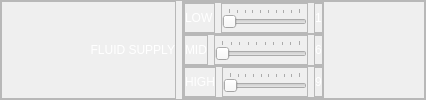
           <widget class="QFrame" name="frame_4">
            <property name="frameShape">
             <enum>QFrame::StyledPanel</enum>
            </property>
            <property name="frameShadow">
             <enum>QFrame::Raised</enum>
            </property>
            <layout class="QHBoxLayout" name="horizontalLayout_33">
             <property name="spacing">
              <number>6</number>
             </property>
             <property name="leftMargin">
              <number>0</number>
             </property>
             <property name="topMargin">
              <number>0</number>
             </property>
             <property name="rightMargin">
              <number>0</number>
             </property>
             <property name="bottomMargin">
              <number>0</number>
             </property>
             <item>
              <widget class="QFrame" name="frame_39">
               <property name="minimumSize">
                <size>
                 <width>175</width>
                 <height>0</height>
                </size>
               </property>
               <property name="frameShape">
                <enum>QFrame::StyledPanel</enum>
               </property>
               <property name="frameShadow">
                <enum>QFrame::Raised</enum>
               </property>
               <layout class="QHBoxLayout" name="horizontalLayout_34">
                <property name="spacing">
                 <number>0</number>
                </property>
                <property name="leftMargin">
                 <number>0</number>
                </property>
                <property name="topMargin">
                 <number>0</number>
                </property>
                <property name="rightMargin">
                 <number>0</number>
                </property>
                <property name="bottomMargin">
                 <number>0</number>
                </property>
                <item>
                 <widget class="QLabel" name="label_17">
                  <property name="styleSheet">
                   <string notr="true">color: white;
font: 25 12pt &quot;Segoe UI&quot;;</string>
                  </property>
                  <property name="text">
                   <string>FLUID SUPPLY</string>
                  </property>
                  <property name="alignment">
                   <set>Qt::AlignRight|Qt::AlignTrailing|Qt::AlignVCenter</set>
                  </property>
                 </widget>
                </item>
               </layout>
              </widget>
             </item>
             <item>
              <widget class="QFrame" name="frame_40">
               <property name="sizePolicy">
                <sizepolicy hsizetype="Expanding" vsizetype="Preferred">
                 <horstretch>0</horstretch>
                 <verstretch>0</verstretch>
                </sizepolicy>
               </property>
               <property name="frameShape">
                <enum>QFrame::StyledPanel</enum>
               </property>
               <property name="frameShadow">
                <enum>QFrame::Raised</enum>
               </property>
               <layout class="QVBoxLayout" name="verticalLayout_7">
                <property name="spacing">
                 <number>0</number>
                </property>
                <property name="leftMargin">
                 <number>0</number>
                </property>
                <property name="topMargin">
                 <number>0</number>
                </property>
                <property name="rightMargin">
                 <number>100</number>
                </property>
                <property name="bottomMargin">
                 <number>0</number>
                </property>
                <item>
                 <widget class="QFrame" name="frame_41">
                  <property name="frameShape">
                   <enum>QFrame::StyledPanel</enum>
                  </property>
                  <property name="frameShadow">
                   <enum>QFrame::Raised</enum>
                  </property>
                  <layout class="QHBoxLayout" name="horizontalLayout_35">
                   <property name="leftMargin">
                    <number>0</number>
                   </property>
                   <property name="topMargin">
                    <number>0</number>
                   </property>
                   <property name="rightMargin">
                    <number>0</number>
                   </property>
                   <property name="bottomMargin">
                    <number>0</number>
                   </property>
                   <item>
                    <widget class="QFrame" name="frame_43">
                     <property name="frameShape">
                      <enum>QFrame::StyledPanel</enum>
                     </property>
                     <property name="frameShadow">
                      <enum>QFrame::Raised</enum>
                     </property>
                     <layout class="QHBoxLayout" name="horizontalLayout_37">
                      <property name="leftMargin">
                       <number>0</number>
                      </property>
                      <property name="topMargin">
                       <number>0</number>
                      </property>
                      <property name="rightMargin">
                       <number>0</number>
                      </property>
                      <property name="bottomMargin">
                       <number>0</number>
                      </property>
                      <item>
                       <widget class="QLabel" name="label_18">
                        <property name="styleSheet">
                         <string notr="true">color: white;
font: 25 10pt &quot;Segoe UI&quot;;</string>
                        </property>
                        <property name="text">
                         <string>LOW</string>
                        </property>
                       </widget>
                      </item>
                     </layout>
                    </widget>
                   </item>
                   <item>
                    <widget class="QFrame" name="frame_44">
                     <property name="frameShape">
                      <enum>QFrame::StyledPanel</enum>
                     </property>
                     <property name="frameShadow">
                      <enum>QFrame::Raised</enum>
                     </property>
                     <layout class="QHBoxLayout" name="horizontalLayout_39">
                      <property name="leftMargin">
                       <number>0</number>
                      </property>
                      <property name="topMargin">
                       <number>0</number>
                      </property>
                      <property name="rightMargin">
                       <number>0</number>
                      </property>
                      <property name="bottomMargin">
                       <number>0</number>
                      </property>
                      <item>
                       <widget class="QSlider" name="horizontalSlider_7">
                        <property name="minimum">
                         <number>1</number>
                        </property>
                        <property name="maximum">
                         <number>10</number>
                        </property>
                        <property name="orientation">
                         <enum>Qt::Horizontal</enum>
                        </property>
                        <property name="tickPosition">
                         <enum>QSlider::TicksAbove</enum>
                        </property>
                        <property name="tickInterval">
                         <number>1</number>
                        </property>
                       </widget>
                      </item>
                     </layout>
                    </widget>
                   </item>
                   <item>
                    <widget class="QFrame" name="frame_45">
                     <property name="frameShape">
                      <enum>QFrame::StyledPanel</enum>
                     </property>
                     <property name="frameShadow">
                      <enum>QFrame::Raised</enum>
                     </property>
                     <layout class="QHBoxLayout" name="horizontalLayout_38">
                      <property name="leftMargin">
                       <number>0</number>
                      </property>
                      <property name="topMargin">
                       <number>0</number>
                      </property>
                      <property name="rightMargin">
                       <number>0</number>
                      </property>
                      <property name="bottomMargin">
                       <number>0</number>
                      </property>
                      <item>
                       <widget class="QLabel" name="label_19">
                        <property name="styleSheet">
                         <string notr="true">color: white;
font: 25 10pt &quot;Segoe UI&quot;;</string>
                        </property>
                        <property name="text">
                         <string>1</string>
                        </property>
                       </widget>
                      </item>
                     </layout>
                    </widget>
                   </item>
                  </layout>
                 </widget>
                </item>
                <item>
                 <widget class="QFrame" name="frame_42">
                  <property name="frameShape">
                   <enum>QFrame::StyledPanel</enum>
                  </property>
                  <property name="frameShadow">
                   <enum>QFrame::Raised</enum>
                  </property>
                  <layout class="QHBoxLayout" name="horizontalLayout_36">
                   <property name="leftMargin">
                    <number>0</number>
                   </property>
                   <property name="topMargin">
                    <number>0</number>
                   </property>
                   <property name="rightMargin">
                    <number>0</number>
                   </property>
                   <property name="bottomMargin">
                    <number>0</number>
                   </property>
                   <item>
                    <widget class="QFrame" name="frame_46">
                     <property name="frameShape">
                      <enum>QFrame::StyledPanel</enum>
                     </property>
                     <property name="frameShadow">
                      <enum>QFrame::Raised</enum>
                     </property>
                     <layout class="QHBoxLayout" name="horizontalLayout_41">
                      <property name="leftMargin">
                       <number>0</number>
                      </property>
                      <property name="topMargin">
                       <number>0</number>
                      </property>
                      <property name="rightMargin">
                       <number>0</number>
                      </property>
                      <property name="bottomMargin">
                       <number>0</number>
                      </property>
                      <item>
                       <widget class="QLabel" name="label_20">
                        <property name="styleSheet">
                         <string notr="true">color: white;
font: 25 10pt &quot;Segoe UI&quot;;</string>
                        </property>
                        <property name="text">
                         <string>MID</string>
                        </property>
                       </widget>
                      </item>
                     </layout>
                    </widget>
                   </item>
                   <item>
                    <widget class="QFrame" name="frame_47">
                     <property name="frameShape">
                      <enum>QFrame::StyledPanel</enum>
                     </property>
                     <property name="frameShadow">
                      <enum>QFrame::Raised</enum>
                     </property>
                     <layout class="QHBoxLayout" name="horizontalLayout_42">
                      <property name="leftMargin">
                       <number>0</number>
                      </property>
                      <property name="topMargin">
                       <number>0</number>
                      </property>
                      <property name="rightMargin">
                       <number>0</number>
                      </property>
                      <property name="bottomMargin">
                       <number>0</number>
                      </property>
                      <item>
                       <widget class="QSlider" name="horizontalSlider_8">
                        <property name="minimum">
                         <number>1</number>
                        </property>
                        <property name="maximum">
                         <number>10</number>
                        </property>
                        <property name="orientation">
                         <enum>Qt::Horizontal</enum>
                        </property>
                        <property name="tickPosition">
                         <enum>QSlider::TicksAbove</enum>
                        </property>
                        <property name="tickInterval">
                         <number>1</number>
                        </property>
                       </widget>
                      </item>
                     </layout>
                    </widget>
                   </item>
                   <item>
                    <widget class="QFrame" name="frame_48">
                     <property name="frameShape">
                      <enum>QFrame::StyledPanel</enum>
                     </property>
                     <property name="frameShadow">
                      <enum>QFrame::Raised</enum>
                     </property>
                     <layout class="QHBoxLayout" name="horizontalLayout_40">
                      <property name="leftMargin">
                       <number>0</number>
                      </property>
                      <property name="topMargin">
                       <number>0</number>
                      </property>
                      <property name="rightMargin">
                       <number>0</number>
                      </property>
                      <property name="bottomMargin">
                       <number>0</number>
                      </property>
                      <item>
                       <widget class="QLabel" name="label_21">
                        <property name="styleSheet">
                         <string notr="true">color: white;
font: 25 10pt &quot;Segoe UI&quot;;</string>
                        </property>
                        <property name="text">
                         <string>6</string>
                        </property>
                       </widget>
                      </item>
                     </layout>
                    </widget>
                   </item>
                  </layout>
                 </widget>
                </item>
                <item>
                 <widget class="QFrame" name="frame_49">
                  <property name="frameShape">
                   <enum>QFrame::StyledPanel</enum>
                  </property>
                  <property name="frameShadow">
                   <enum>QFrame::Raised</enum>
                  </property>
                  <layout class="QHBoxLayout" name="horizontalLayout_43">
                   <property name="spacing">
                    <number>6</number>
                   </property>
                   <property name="leftMargin">
                    <number>0</number>
                   </property>
                   <property name="topMargin">
                    <number>0</number>
                   </property>
                   <property name="rightMargin">
                    <number>0</number>
                   </property>
                   <property name="bottomMargin">
                    <number>0</number>
                   </property>
                   <item>
                    <widget class="QFrame" name="frame_50">
                     <property name="frameShape">
                      <enum>QFrame::StyledPanel</enum>
                     </property>
                     <property name="frameShadow">
                      <enum>QFrame::Raised</enum>
                     </property>
                     <layout class="QHBoxLayout" name="horizontalLayout_44">
                      <property name="spacing">
                       <number>0</number>
                      </property>
                      <property name="leftMargin">
                       <number>0</number>
                      </property>
                      <property name="topMargin">
                       <number>0</number>
                      </property>
                      <property name="rightMargin">
                       <number>0</number>
                      </property>
                      <property name="bottomMargin">
                       <number>0</number>
                      </property>
                      <item>
                       <widget class="QLabel" name="label_22">
                        <property name="styleSheet">
                         <string notr="true">color: white;
font: 25 10pt &quot;Segoe UI&quot;;</string>
                        </property>
                        <property name="text">
                         <string>HIGH</string>
                        </property>
                       </widget>
                      </item>
                     </layout>
                    </widget>
                   </item>
                   <item>
                    <widget class="QFrame" name="frame_51">
                     <property name="frameShape">
                      <enum>QFrame::StyledPanel</enum>
                     </property>
                     <property name="frameShadow">
                      <enum>QFrame::Raised</enum>
                     </property>
                     <layout class="QHBoxLayout" name="horizontalLayout_46">
                      <property name="spacing">
                       <number>0</number>
                      </property>
                      <property name="leftMargin">
                       <number>0</number>
                      </property>
                      <property name="topMargin">
                       <number>0</number>
                      </property>
                      <property name="rightMargin">
                       <number>0</number>
                      </property>
                      <property name="bottomMargin">
                       <number>0</number>
                      </property>
                      <item>
                       <widget class="QSlider" name="horizontalSlider_9">
                        <property name="minimum">
                         <number>1</number>
                        </property>
                        <property name="maximum">
                         <number>10</number>
                        </property>
                        <property name="orientation">
                         <enum>Qt::Horizontal</enum>
                        </property>
                        <property name="tickPosition">
                         <enum>QSlider::TicksAbove</enum>
                        </property>
                        <property name="tickInterval">
                         <number>1</number>
                        </property>
                       </widget>
                      </item>
                     </layout>
                    </widget>
                   </item>
                   <item>
                    <widget class="QFrame" name="frame_52">
                     <property name="frameShape">
                      <enum>QFrame::StyledPanel</enum>
                     </property>
                     <property name="frameShadow">
                      <enum>QFrame::Raised</enum>
                     </property>
                     <layout class="QHBoxLayout" name="horizontalLayout_45">
                      <property name="spacing">
                       <number>0</number>
                      </property>
                      <property name="leftMargin">
                       <number>0</number>
                      </property>
                      <property name="topMargin">
                       <number>0</number>
                      </property>
                      <property name="rightMargin">
                       <number>0</number>
                      </property>
                      <property name="bottomMargin">
                       <number>0</number>
                      </property>
                      <item>
                       <widget class="QLabel" name="label_23">
                        <property name="styleSheet">
                         <string notr="true">color: white;
font: 25 10pt &quot;Segoe UI&quot;;</string>
                        </property>
                        <property name="text">
                         <string>9</string>
                        </property>
                       </widget>
                      </item>
                     </layout>
                    </widget>
                   </item>
                  </layout>
                 </widget>
                </item>
               </layout>
              </widget>
             </item>
            </layout>
           </widget>
